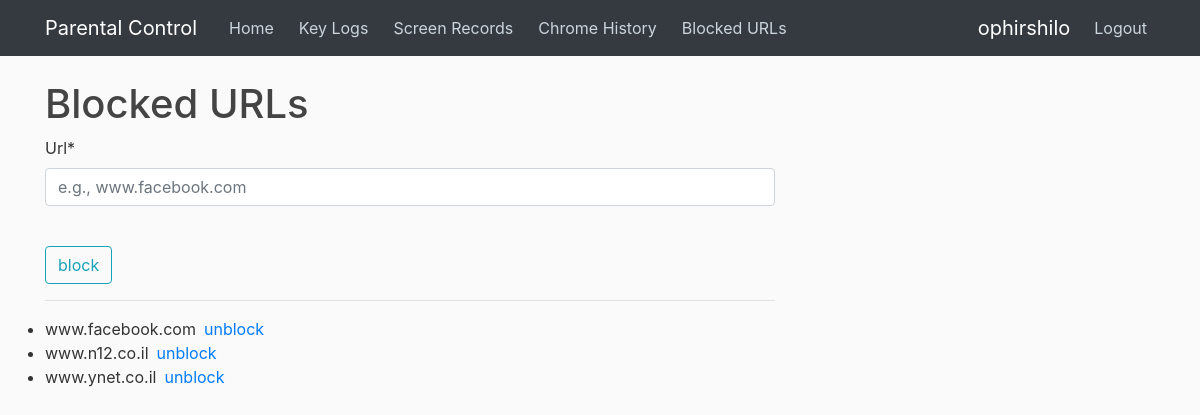
Before: /children/blockurl/ (signed in) with the older database file.
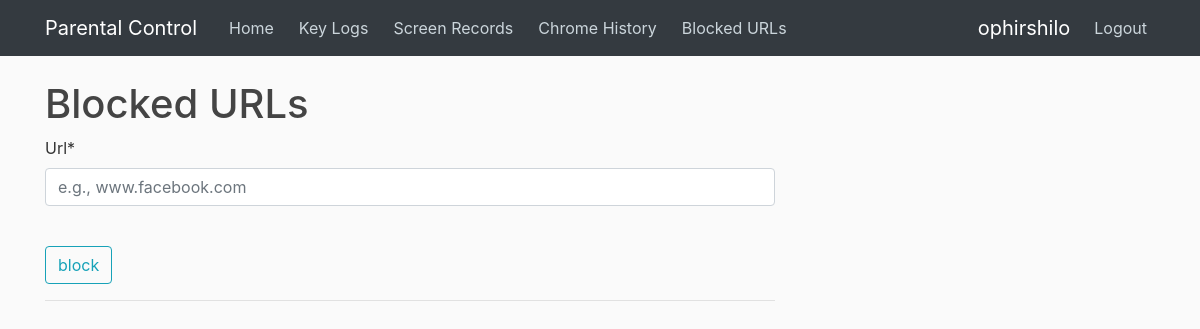
After: the same page with the newer database file.
### children/models.py (models this page shows, shortened)
class BlockedUrl(models.Model):
    url = models.CharField(max_length=1000)
    user = models.ForeignKey(User, on_delete=models.CASCADE, default=1)

### children/views.py (the view)
def blockedUrls(request):
    if not request.user.is_authenticated:
        return redirect('login')
    urls = BlockedUrl.objects.filter(user=request.user).order_by('url')
    form = BlockedUrlForm()
    context = {'urls': urls, 'form': form}
    return render(request, 'children/blockurls.html', context)

### children/forms.py
class BlockedUrlForm(forms.ModelForm):
    class Meta:
        model = BlockedUrl
        fields = ['url']
        widgets = {
            'url': forms.TextInput(attrs={'placeholder': 'e.g., www.facebook.com'})
        }

### children/templates/children/blockurls.html (shortened to what this page needs)
{% extends "children/base.html" %}
{% load crispy_forms_tags %}
{% block content %}
    <h1>Blocked URLs</h1>
    <form action="{% url 'add' %}" method="POST" role="form">
        <fieldset class="form-group">
            {{ form|crispy }}
            <br/>
            <span class="input-group-btn">
                <button class="btn btn-outline-info" type="submit">block</button>
            </span>
        </fieldset>
    </form>
    <hr/>
    <ul class="list-group t20">
        {% for url in urls %}
            <li>{{ url.url }}&ensp;<a href="{% url 'child-unblockurl' url.id %}">unblock</a></li>
        {% endfor %}
    </ul>
{% endblock content %}

Changed rows visible on the page:
removed BlockedUrl: url "www.facebook.com"
removed BlockedUrl: url "www.n12.co.il"
removed BlockedUrl: url "www.ynet.co.il"
